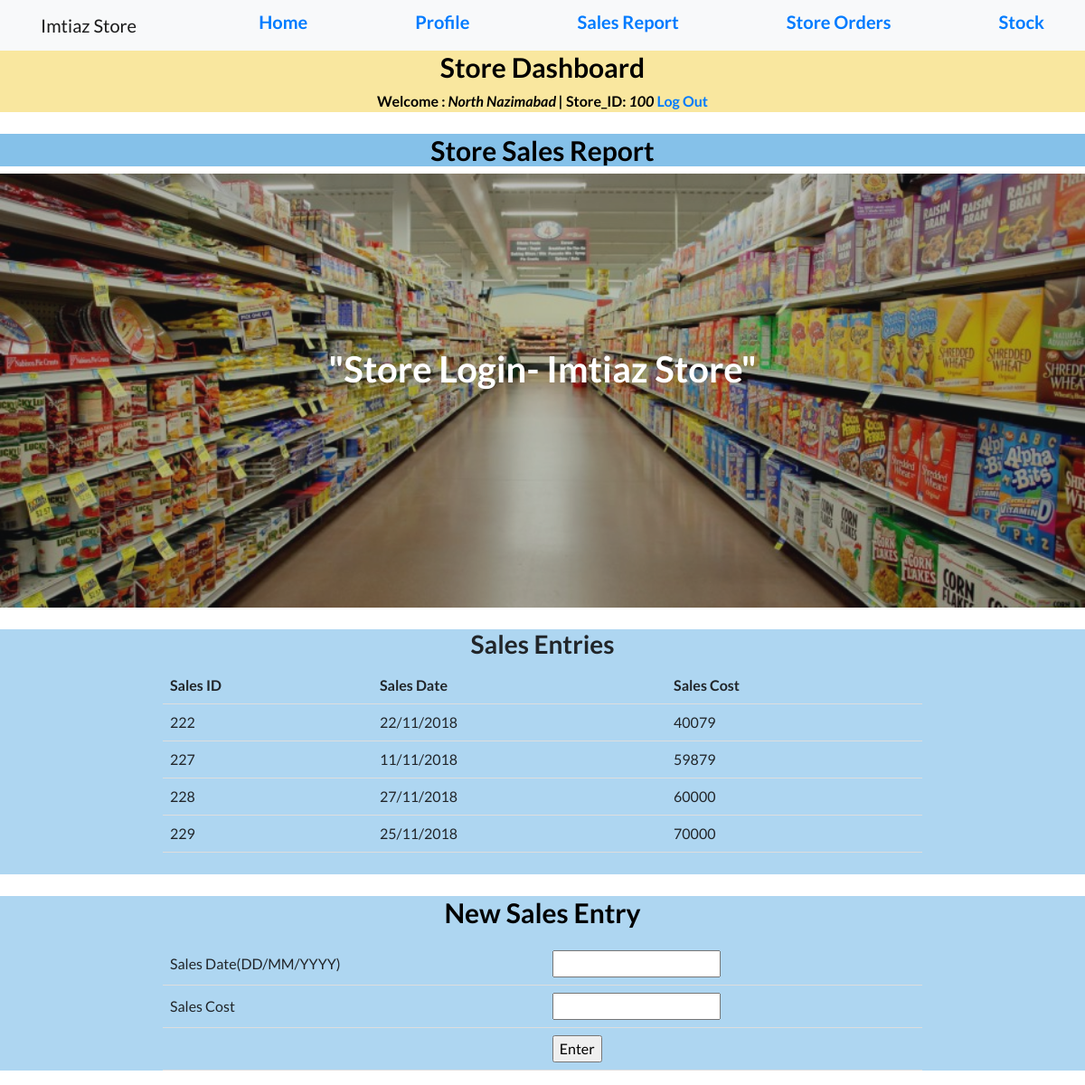
Page /ssales.php (signed in) on the committed database.
### tables this page shows
CREATE TABLE `store` (
  `SID` int(11) NOT NULL,
  `SPASS` varchar(20) NOT NULL DEFAULT 'admin',
  `SBRANCHNAME` varchar(20) NOT NULL,
  `SCITY` varchar(20) NOT NULL,
  `SREGION` varchar(20) NOT NULL,
  `SSTATE` varchar(20) NOT NULL,
  `SPCODE` int(11) NOT NULL
);

CREATE TABLE `sales` (
  `SALESID` int(11) NOT NULL,
  `SDATE` varchar(20) NOT NULL,
  `SCOST` int(11) NOT NULL,
  `SID` int(11) NOT NULL
);

### session.php (called while the page is built, shortened)
<?php
$conn = mysqli_connect("localhost", "root", "", "superstore");
$user_check = $_SESSION['login_user'];
$query = "SELECT SBRANCHNAME from store where SID = '$user_check'";
$ses_sql = mysqli_query($conn, $query);
$row = mysqli_fetch_assoc($ses_sql);
$login_session = $row['SBRANCHNAME'];
$CustID=$user_check;
?>

### ssales.php (the view, shortened to what this page needs)
<?php
include('session.php');
?>
<!DOCTYPE html>
<html lang="en">
  <head>
    <link href="vendor/bootstrap/css/bootstrap.min.css" rel="stylesheet">
    <link href="vendor/fontawesome-free/css/all.min.css" rel="stylesheet">
    <link href="vendor/simple-line-icons/css/simple-line-icons.css" rel="stylesheet" type="text/css">
    <link href="css/landing-page.min.css" rel="stylesheet">
  </head>
  <body>
    <nav class="navbar navbar-light bg-light static-top">
      <div class="container">
        <a class="navbar-brand">Imtiaz Store</a>
        <a href="shome.php"><h5>Home</h5></a>
        <a href="sprofile.php"><h5>Profile</h5></a>
        <a href="ssales.php"><h5>Sales Report</h5></a>
        <a href="sorders.php"><h5>Store Orders</h5></a>
        <a href="sstock.php"><h5>Stock</h5></a>
      </div>
    </nav>
    <center><div style="background-color:#F9E79F">
      <center><h2 style="font-size:30px;color:Black">Store Dashboard</h2></center>
  <b id="welcome" style="color:Black">Welcome : <i style="color:Black"><?php echo $login_session;?> | </i></b>
  <b id="welcome" style="color:Black">Store_ID: <i style="color:Black"><?php echo $CustID; ?></i></b>
  <b id="logout"><a href="logout.php">Log Out</a></b>
 </div></center>
 <br>
 <center><div style="background-color:#85C1E9">
      <center><h2 style="font-size:30px;color:Black">Store Sales Report </h2></center>
 </div></center>
    <header class="masthead text-white text-center">
      <div class="overlay"></div>
      <div class="container">
        <div class="row">
          <div class="col-xl-9 mx-auto">
            <h1 class="mb-5" style="font-size:40px">"Store Login- Imtiaz Store"</h1>
          </div>
        </div>
      </div>
    </header>
    <br>
<center>
<div style="background-color:#AED6F1">
     <center>
      <h3>Sales Entries</h3>
      <table>
        <tr>
          <th>Sales ID</th>
          <th>Sales Date</th>
          <th>Sales Cost</th>
        </tr>
        <?php
      $order59 ="SELECT * FROM sales where SID=$CustID";
      $food9 = mysqli_query($conn, $order59);
      while($oss55 = mysqli_fetch_assoc($food9))
      {echo '<tr><td>'. $oss55["SALESID"]."</td><td>". $oss55["SDATE"] . "</td><td>". $oss55["SCOST"]. "</td></tr>";
      }
?>
      </table>
      <br>
    </div></center>
    <br>
<div style="background-color:#AED6F1">
     <center>
      <center><h1 style="font-size:30px;color:Black">New Sales Entry</h1>
        <p>
        <div class="signup">
           <center>
  <form action="custcmp.php" method="POST">
  <table>
   <tr>
    <td>Sales Date(DD/MM/YYYY)</td>
    <td><input type="text" name="username" required></td>
   </tr>
   <tr>
    <td>Sales Cost</td>
    <td><input type="text" name="email" required></td>
   </tr>
   <tr><td></td>
    <td><input type="submit" value="Enter"></td>
   </tr>
   </center>
</center>
</div></p>
  </body>
</html>

### ssales.php (style rules this page uses)
table { border-collapse: collapse; width: 70%; }
th, td { padding: 8px; text-align: left; border-bottom: 1px solid #ddd; }

### rows in the picture
store: SBRANCHNAME "North Nazimabad"
sales: SALESID "222", SDATE "22/11/2018", SCOST "40079"
sales: SALESID "227", SDATE "11/11/2018", SCOST "59879"
sales: SALESID "228", SDATE "27/11/2018", SCOST "60000"
sales: SALESID "229", SDATE "25/11/2018", SCOST "70000"

### other values in the picture
$CustID "100"
